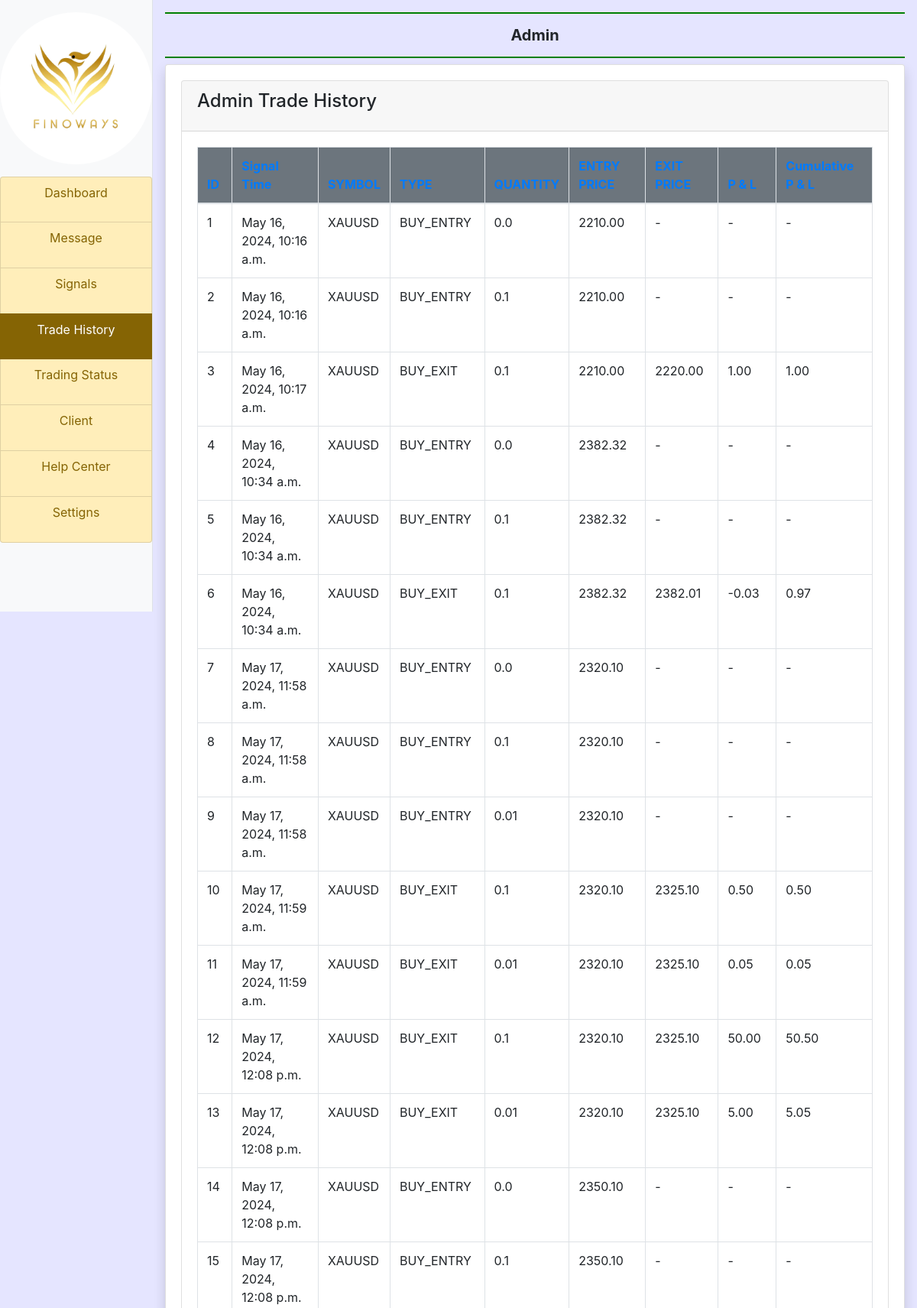
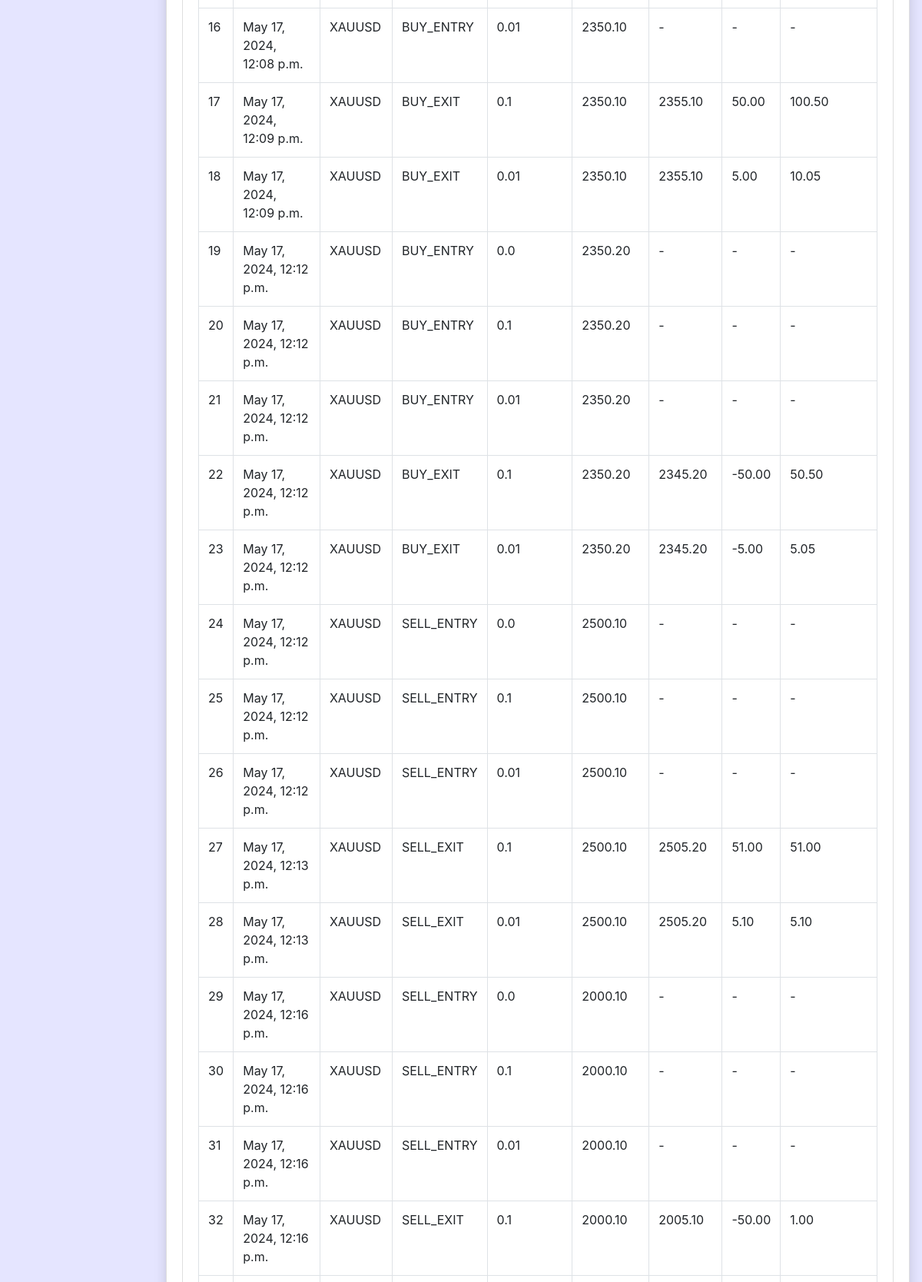
The page /admin_thistory/ (signed in, upper part) on the database its author committed (2 pictures, top to bottom).
### myapp/models.py (models this page shows)
class ClientSignal(models.Model):
    user = models.ForeignKey(User, on_delete=models.CASCADE , blank=True, null=True)
    admin = models.CharField(max_length=50, blank=True, null=True)
    client_id = models.CharField(max_length=50, blank=True, null=True)
    message_id = models.CharField(max_length=50, blank=True, null=True)
    ids = models.CharField(max_length=50, blank=True, null=True)
    SYMBOL = models.ForeignKey(SYMBOL, on_delete=models.CASCADE, related_name='client_signals')
    TYPE_CHOICES = (
        ('BUY_ENTRY', 'BUY_ENTRY'),
        ('BUY_EXIT', 'BUY_EXIT'),
        ('SELL_ENTRY', 'SELL_ENTRY'),
        ('SELL_EXIT', 'SELL_EXIT'),
    )
    TYPE = models.CharField(max_length=10, choices=TYPE_CHOICES)
    QUANTITY = models.FloatField(null=True, blank=True)
    ENTRY_PRICE = models.DecimalField(max_digits=10, decimal_places=2,null=True,blank=True)
    EXIT_PRICE = models.DecimalField(max_digits=10, decimal_places=2,null=True,blank=True)
    profit_loss =  models.DecimalField(max_digits=10, decimal_places=2,null=True,blank=True)
    cumulative_pl =  models.DecimalField(max_digits=10, decimal_places=2,null=True,blank=True)
    created_at = models.DateTimeField(auto_now_add=True)

class SYMBOL(models.Model):
      user = models.ForeignKey(User, on_delete=models.CASCADE , blank=True, null=True)
      SYMBOL = models.CharField(max_length=10)
      created_at = models.DateTimeField(auto_now_add=True)
      def __str__(self):
        return self.SYMBOL

### myapp/views.py (the view)
# urls.py: path('admin_thistory/',views.admin_thistory, name='admin_thistory'),
def admin_thistory(request):
    if not request.user.is_authenticated:
        return redirect('admin_login')
    clientsignal = ClientSignal.objects.all()
    return render(request,'admin_thistory.html',locals())

### myapp/templates/admin_thistory.html (shortened to what this page needs)
{% extends 'admin_base.html' %}
{% block main %}
<div class="content">
    <div class="row">
      <div class="col-md-12">
        <div class="card">
          <div class="card-header">
            <h4 class="card-title">Admin Trade History</h4>
          </div>
          <div class="card-body">
            <div class="table-responsive table-container">
              <table class="table tablesorter table-bordered table-hover" id="example">
                <thead class="text-primary bg-secondary">
                  <tr>
                    <th>ID</th>
                    <th>Signal Time</th>
                    <th>SYMBOL</th>
                    <th>TYPE</th>
                    <th>QUANTITY</th>
                    <th>ENTRY PRICE</th>
                    <th>EXIT PRICE</th>
                    <th>P & L</th>
                    <th>Cumulative P & L</th>
                  </tr>
                </thead>
                <tbody>
                  {% for signal in clientsignal %}
                  <tr>
                      <td>{{ signal.id }}</td>
                      <td>{{ signal.created_at }}</td>
                      <td>{{ signal.SYMBOL }}</td>
                      <td>{{ signal.TYPE }}</td>
                      <td>{{ signal.QUANTITY }}</td>
                      <td>{{ signal.ENTRY_PRICE }}</td>
                      <td>{{ signal.EXIT_PRICE }}</td>
                      <td>{{ signal.profit_loss }}</td>
                      <td>{{ signal.cumulative_pl }}</td>
                  </tr>
                  {% endfor %}
                 </tbody>
              </table>
            </div>
          </div>
        </div>
      </div>
    </div>
  </div>
{% endblock %}

### rows shown on the page
ClientSignal: id "1", created_at "May 16, 2024, 10:16 a.m.", SYMBOL "XAUUSD", TYPE "BUY_ENTRY", QUANTITY "0.0", ENTRY_PRICE "2210.00"
ClientSignal: id "2", created_at "May 16, 2024, 10:16 a.m.", SYMBOL "XAUUSD", TYPE "BUY_ENTRY", QUANTITY "0.1", ENTRY_PRICE "2210.00"
ClientSignal: id "3", created_at "May 16, 2024, 10:17 a.m.", SYMBOL "XAUUSD", TYPE "BUY_EXIT", QUANTITY "0.1", ENTRY_PRICE "2210.00", EXIT_PRICE "2220.00", profit_loss "1.00", cumulative_pl "1.00"
ClientSignal: id "4", created_at "May 16, 2024, 10:34 a.m.", SYMBOL "XAUUSD", TYPE "BUY_ENTRY", QUANTITY "0.0", ENTRY_PRICE "2382.32"
ClientSignal: id "5", created_at "May 16, 2024, 10:34 a.m.", SYMBOL "XAUUSD", TYPE "BUY_ENTRY", QUANTITY "0.1", ENTRY_PRICE "2382.32"
ClientSignal: id "6", created_at "May 16, 2024, 10:34 a.m.", SYMBOL "XAUUSD", TYPE "BUY_EXIT", QUANTITY "0.1", ENTRY_PRICE "2382.32", EXIT_PRICE "2382.01", profit_loss "-0.03", cumulative_pl "0.97"
ClientSignal: id "7", created_at "May 17, 2024, 11:58 a.m.", SYMBOL "XAUUSD", TYPE "BUY_ENTRY", QUANTITY "0.0", ENTRY_PRICE "2320.10"
ClientSignal: id "8", created_at "May 17, 2024, 11:58 a.m.", SYMBOL "XAUUSD", TYPE "BUY_ENTRY", QUANTITY "0.1", ENTRY_PRICE "2320.10"
ClientSignal: id "9", created_at "May 17, 2024, 11:58 a.m.", SYMBOL "XAUUSD", TYPE "BUY_ENTRY", QUANTITY "0.01", ENTRY_PRICE "2320.10"
ClientSignal: id "10", created_at "May 17, 2024, 11:59 a.m.", SYMBOL "XAUUSD", TYPE "BUY_EXIT", QUANTITY "0.1", ENTRY_PRICE "2320.10", EXIT_PRICE "2325.10", profit_loss "0.50", cumulative_pl "0.50"
ClientSignal: id "11", created_at "May 17, 2024, 11:59 a.m.", SYMBOL "XAUUSD", TYPE "BUY_EXIT", QUANTITY "0.01", ENTRY_PRICE "2320.10", EXIT_PRICE "2325.10", profit_loss "0.05", cumulative_pl "0.05"
ClientSignal: id "12", created_at "May 17, 2024, 12:08 p.m.", SYMBOL "XAUUSD", TYPE "BUY_EXIT", QUANTITY "0.1", ENTRY_PRICE "2320.10", EXIT_PRICE "2325.10", profit_loss "50.00", cumulative_pl "50.50"
ClientSignal: id "13", created_at "May 17, 2024, 12:08 p.m.", SYMBOL "XAUUSD", TYPE "BUY_EXIT", QUANTITY "0.01", ENTRY_PRICE "2320.10", EXIT_PRICE "2325.10", profit_loss "5.00", cumulative_pl "5.05"
ClientSignal: id "14", created_at "May 17, 2024, 12:08 p.m.", SYMBOL "XAUUSD", TYPE "BUY_ENTRY", QUANTITY "0.0", ENTRY_PRICE "2350.10"
ClientSignal: id "15", created_at "May 17, 2024, 12:08 p.m.", SYMBOL "XAUUSD", TYPE "BUY_ENTRY", QUANTITY "0.1", ENTRY_PRICE "2350.10"
ClientSignal: id "16", created_at "May 17, 2024, 12:08 p.m.", SYMBOL "XAUUSD", TYPE "BUY_ENTRY", QUANTITY "0.01", ENTRY_PRICE "2350.10"
ClientSignal: id "17", created_at "May 17, 2024, 12:09 p.m.", SYMBOL "XAUUSD", TYPE "BUY_EXIT", QUANTITY "0.1", ENTRY_PRICE "2350.10", EXIT_PRICE "2355.10", profit_loss "50.00", cumulative_pl "100.50"
ClientSignal: id "18", created_at "May 17, 2024, 12:09 p.m.", SYMBOL "XAUUSD", TYPE "BUY_EXIT", QUANTITY "0.01", ENTRY_PRICE "2350.10", EXIT_PRICE "2355.10", profit_loss "5.00", cumulative_pl "10.05"
ClientSignal: id "19", created_at "May 17, 2024, 12:12 p.m.", SYMBOL "XAUUSD", TYPE "BUY_ENTRY", QUANTITY "0.0", ENTRY_PRICE "2350.20"
ClientSignal: id "20", created_at "May 17, 2024, 12:12 p.m.", SYMBOL "XAUUSD", TYPE "BUY_ENTRY", QUANTITY "0.1", ENTRY_PRICE "2350.20"
ClientSignal: id "21", created_at "May 17, 2024, 12:12 p.m.", SYMBOL "XAUUSD", TYPE "BUY_ENTRY", QUANTITY "0.01", ENTRY_PRICE "2350.20"
ClientSignal: id "22", created_at "May 17, 2024, 12:12 p.m.", SYMBOL "XAUUSD", TYPE "BUY_EXIT", QUANTITY "0.1", ENTRY_PRICE "2350.20", EXIT_PRICE "2345.20", profit_loss "-50.00", cumulative_pl "50.50"
ClientSignal: id "23", created_at "May 17, 2024, 12:12 p.m.", SYMBOL "XAUUSD", TYPE "BUY_EXIT", QUANTITY "0.01", ENTRY_PRICE "2350.20", EXIT_PRICE "2345.20", profit_loss "-5.00", cumulative_pl "5.05"
ClientSignal: id "24", created_at "May 17, 2024, 12:12 p.m.", SYMBOL "XAUUSD", TYPE "SELL_ENTRY", QUANTITY "0.0", ENTRY_PRICE "2500.10"
ClientSignal: id "25", created_at "May 17, 2024, 12:12 p.m.", SYMBOL "XAUUSD", TYPE "SELL_ENTRY", QUANTITY "0.1", ENTRY_PRICE "2500.10"
ClientSignal: id "26", created_at "May 17, 2024, 12:12 p.m.", SYMBOL "XAUUSD", TYPE "SELL_ENTRY", QUANTITY "0.01", ENTRY_PRICE "2500.10"
ClientSignal: id "27", created_at "May 17, 2024, 12:13 p.m.", SYMBOL "XAUUSD", TYPE "SELL_EXIT", QUANTITY "0.1", ENTRY_PRICE "2500.10", EXIT_PRICE "2505.20", profit_loss "51.00", cumulative_pl "51.00"
ClientSignal: id "28", created_at "May 17, 2024, 12:13 p.m.", SYMBOL "XAUUSD", TYPE "SELL_EXIT", QUANTITY "0.01", ENTRY_PRICE "2500.10", EXIT_PRICE "2505.20", profit_loss "5.10", cumulative_pl "5.10"
ClientSignal: id "29", created_at "May 17, 2024, 12:16 p.m.", SYMBOL "XAUUSD", TYPE "SELL_ENTRY", QUANTITY "0.0", ENTRY_PRICE "2000.10"
ClientSignal: id "30", created_at "May 17, 2024, 12:16 p.m.", SYMBOL "XAUUSD", TYPE "SELL_ENTRY", QUANTITY "0.1", ENTRY_PRICE "2000.10"
ClientSignal: id "31", created_at "May 17, 2024, 12:16 p.m.", SYMBOL "XAUUSD", TYPE "SELL_ENTRY", QUANTITY "0.01", ENTRY_PRICE "2000.10"
ClientSignal: id "32", created_at "May 17, 2024, 12:16 p.m.", SYMBOL "XAUUSD", TYPE "SELL_EXIT", QUANTITY "0.1", ENTRY_PRICE "2000.10", EXIT_PRICE "2005.10", profit_loss "-50.00", cumulative_pl "1.00"
